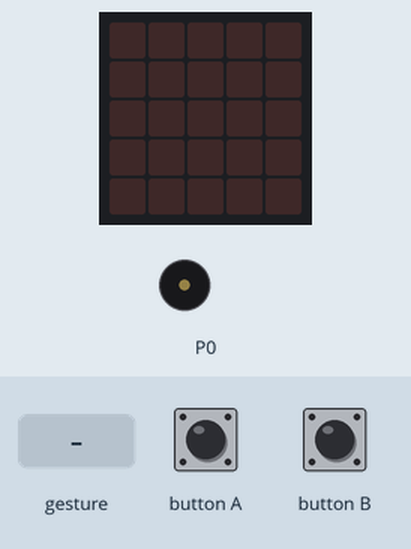
Recording of a program running on a simulated BBC micro:bit (MakeCode). On the bench: the board's 5×5 LED display, buzzer (waves = sounding). The inputs (shaded band) are chosen by the test bench. Random numbers come from a fixed seed; a tilt is held for 1.5 s and a shake lasts 1 s, then the board lies face up again.

Above: at 1.2 s.
1.3 s: gesture 'shake'
At 3.8 s:
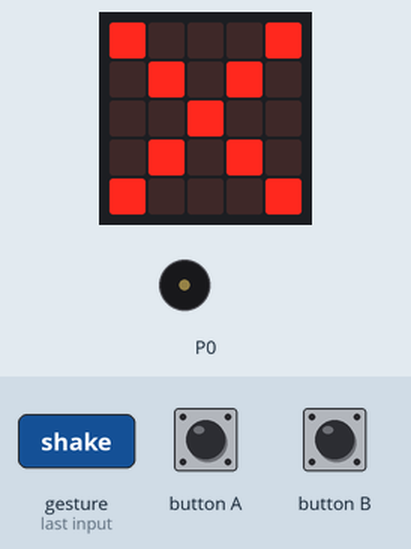
4.3 s: button A pressed for 0.15 s
At 4.9 s:
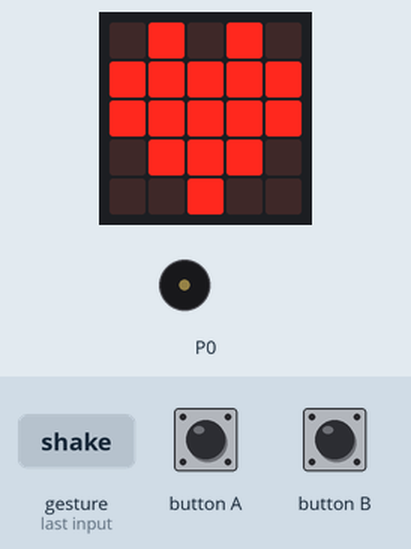
7.4 s: button B pressed for 0.15 s
At 8.5 s:
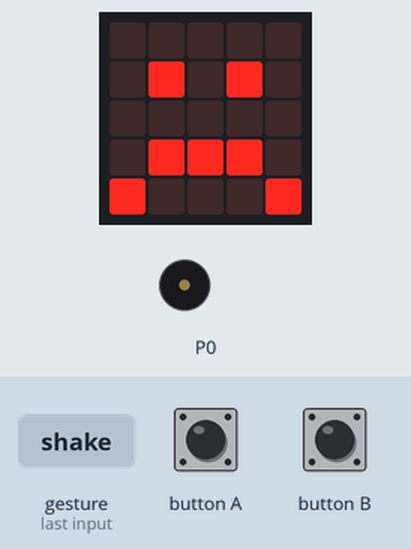
Timing chart, 0 to 10.4 s (numbered marks = the images above; inputs shaded):
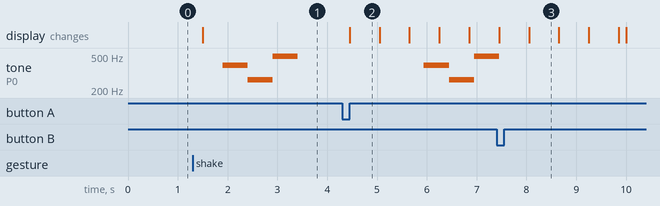

Measured:
- after the input at 1.3 s, tone on P0: silent → 392 Hz after 0.60 s, → 262 Hz 0.51 s later, → 494 Hz 0.51 s later, → silent 0.50 s later; the display: changes after 0.20 s (image 1)
- after the input at 4.3 s, the display: changes after 0.15 s (image 2)
- what the display in image 2 shows lasts 0.6 s, from 4.5 s to 5.1 s

The program:

main.ts
```typescript
input.onButtonPressed(Button.A, function on_button_pressed_a() {
    while (true) {
        basic.showIcon(IconNames.Heart)
        basic.showIcon(IconNames.SmallHeart)
    }
})
input.onGesture(Gesture.Shake, function on_gesture_shake() {
    basic.showLeds(`
        # . . . #
                . # . # .
                . . # . .
                . # . # .
                # . . . #
    `)
    music.playMelody("G C B - - - - - ", 120)
    music.playMelody("G C B - - - - - ", 120)
    basic.clearScreen()
})
input.onButtonPressed(Button.B, function on_button_pressed_b() {
    if (random == 0) {
        basic.showIcon(IconNames.Sad)
    }

    if (random == 1) {
        basic.showIcon(IconNames.Happy)
    }

})
input.onSound(DetectedSound.Loud, function on_sound_loud() {
    basic.showLeds(`
        # # # # #
                # # # # #
                # # # # #
                # # # # #
                # # # # #
    `)
    basic.pause(2000)
    basic.clearScreen()
})
let random = 0
random = randint(0, 1)
```

test.ts
```typescript
// tests gaan hier; deze zal niet worden gecompileerd wanneer dit pakket wordt gebruikt als extensie.
```
